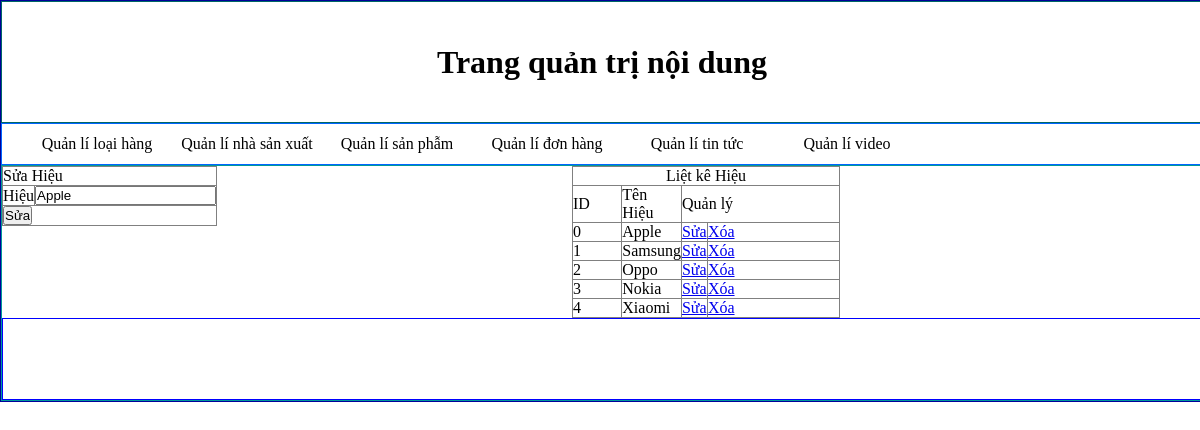
Screenshot of /admincp/index.php?quanly=hieu&ac=sua&id=3 with the database file from the repository.
### tables this page shows
CREATE TABLE IF NOT EXISTS `hieu` (
  `hieu_id` int(11) NOT NULL AUTO_INCREMENT,
  `tenhieu` varchar(300) NOT NULL,
  PRIMARY KEY (`hieu_id`)
);

### admincp/modules/hieu/lietke.php (the view)
<?php
	$sql="select * from hieu order by hieu_id asc ";
	$loai=mysql_query($sql);
?>
<table width="268" height="124" border="1">
  <tr>
    <td colspan="4"><div align="center">Liệt kê Hiệu</div></td>
  </tr>
  <tr>
    <td width="60">ID</td>
    <td width="56">Tên Hiệu</td>
    <td colspan="2">Quản lý</td>
  </tr>
    <?php
   	$i=0;
  	while($dong=mysql_fetch_array($loai)){
  ?>
  <tr>
    <td><?php echo $i; ?></td>
    <td><?php echo $dong['tenhieu'] ?> </td>
    <td width="25"><a href="index.php?quanly=hieu&ac=sua&id=<?php echo $dong['hieu_id'] ?>">Sửa</a></td>
    <td width="170"><a href="modules/hieu/xuly.php?id=<?php echo $dong['hieu_id'] ?>">Xóa</a></td>
  </tr>
  <?php
  $i++;
	}
  ?>
</table>

### admincp/modules/hieu/sua.php
<?php
	$sql="select * from hieu where hieu_id=$_GET[id]";
	$hieu=mysql_query($sql);
	$dong=mysql_fetch_array($hieu);
?>
<form action="modules/hieu/xuly.php?id=<?php echo $dong['hieu_id'] ?>" method="post">
<table width="200" border="1">
  <tr>
    <td colspan="2">Sửa Hiệu</td>
  </tr>
  <tr>
    <td>Hiệu</td>
    <td>
    <input type="text" name="hieu" id="hieu" value="<?php echo $dong['tenhieu'] ?>"></td>
  </tr>
  <tr>
    <td colspan="2">
    <input type="submit" name="sua" value="Sửa">    </td>
  </tr>
</table>
</form>

### admincp/css.css (style rules this page uses)
table { border-collapse:collapse; }
* { padding:0; margin:0; }

### rows the page displays
hieu: hieu "Apple", tenhieu "Apple"
hieu: tenhieu "Samsung"
hieu: tenhieu "Oppo"
hieu: tenhieu "Nokia"
hieu: tenhieu "Xiaomi"
